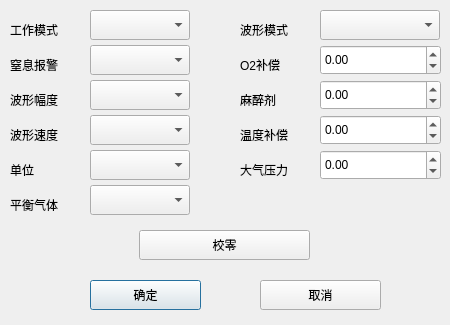
<?xml version="1.0" encoding="UTF-8"?>
<ui version="4.0">
 <class>Dlg_set_co2</class>
 <widget class="QDialog" name="Dlg_set_co2">
  <property name="geometry">
   <rect>
    <x>0</x>
    <y>0</y>
    <width>450</width>
    <height>325</height>
   </rect>
  </property>
  <property name="windowTitle">
   <string>CO2设置</string>
  </property>
  <widget class="QComboBox" name="m_cmbb_gas">
   <property name="geometry">
    <rect>
     <x>90</x>
     <y>185</y>
     <width>100</width>
     <height>30</height>
    </rect>
   </property>
   <property name="maxVisibleItems">
    <number>3</number>
   </property>
  </widget>
  <widget class="QDoubleSpinBox" name="m_spb_daqiyali">
   <property name="geometry">
    <rect>
     <x>320</x>
     <y>150</y>
     <width>121</width>
     <height>30</height>
    </rect>
   </property>
   <property name="minimum">
    <double>-999.000000000000000</double>
   </property>
   <property name="maximum">
    <double>999.000000000000000</double>
   </property>
  </widget>
  <widget class="QLabel" name="label_4">
   <property name="geometry">
    <rect>
     <x>10</x>
     <y>55</y>
     <width>71</width>
     <height>20</height>
    </rect>
   </property>
   <property name="text">
    <string>窒息报警</string>
   </property>
  </widget>
  <widget class="QDoubleSpinBox" name="m_spb_o2">
   <property name="geometry">
    <rect>
     <x>320</x>
     <y>45</y>
     <width>121</width>
     <height>30</height>
    </rect>
   </property>
   <property name="minimum">
    <double>-999.000000000000000</double>
   </property>
   <property name="maximum">
    <double>999.990000000000009</double>
   </property>
  </widget>
  <widget class="QDoubleSpinBox" name="m_spb_mazuiji">
   <property name="geometry">
    <rect>
     <x>320</x>
     <y>80</y>
     <width>121</width>
     <height>30</height>
    </rect>
   </property>
   <property name="minimum">
    <double>-999.000000000000000</double>
   </property>
   <property name="maximum">
    <double>999.000000000000000</double>
   </property>
  </widget>
  <widget class="QLabel" name="label_10">
   <property name="geometry">
    <rect>
     <x>240</x>
     <y>160</y>
     <width>75</width>
     <height>20</height>
    </rect>
   </property>
   <property name="text">
    <string>大气压力</string>
   </property>
  </widget>
  <widget class="QComboBox" name="m_cmbb_alarm">
   <property name="geometry">
    <rect>
     <x>90</x>
     <y>45</y>
     <width>100</width>
     <height>30</height>
    </rect>
   </property>
   <property name="maxVisibleItems">
    <number>7</number>
   </property>
  </widget>
  <widget class="QPushButton" name="m_btn_ok">
   <property name="geometry">
    <rect>
     <x>90</x>
     <y>280</y>
     <width>111</width>
     <height>30</height>
    </rect>
   </property>
   <property name="text">
    <string>确定</string>
   </property>
  </widget>
  <widget class="QPushButton" name="m_spb_jiaoling">
   <property name="geometry">
    <rect>
     <x>139</x>
     <y>230</y>
     <width>171</width>
     <height>30</height>
    </rect>
   </property>
   <property name="text">
    <string>校零</string>
   </property>
  </widget>
  <widget class="QLabel" name="label">
   <property name="geometry">
    <rect>
     <x>10</x>
     <y>20</y>
     <width>71</width>
     <height>20</height>
    </rect>
   </property>
   <property name="text">
    <string>工作模式</string>
   </property>
  </widget>
  <widget class="QComboBox" name="m_cmbb_model">
   <property name="geometry">
    <rect>
     <x>90</x>
     <y>10</y>
     <width>100</width>
     <height>30</height>
    </rect>
   </property>
   <property name="styleSheet">
    <string notr="true">selection-color: rgb(255, 255, 255);</string>
   </property>
   <property name="maxVisibleItems">
    <number>2</number>
   </property>
  </widget>
  <widget class="QLabel" name="label_11">
   <property name="geometry">
    <rect>
     <x>10</x>
     <y>160</y>
     <width>71</width>
     <height>20</height>
    </rect>
   </property>
   <property name="text">
    <string>单位</string>
   </property>
  </widget>
  <widget class="QLabel" name="label_13">
   <property name="geometry">
    <rect>
     <x>10</x>
     <y>195</y>
     <width>71</width>
     <height>20</height>
    </rect>
   </property>
   <property name="text">
    <string>平衡气体</string>
   </property>
  </widget>
  <widget class="QLabel" name="label_8">
   <property name="geometry">
    <rect>
     <x>240</x>
     <y>125</y>
     <width>75</width>
     <height>20</height>
    </rect>
   </property>
   <property name="text">
    <string>温度补偿</string>
   </property>
  </widget>
  <widget class="QComboBox" name="m_cmbb_wave_model">
   <property name="geometry">
    <rect>
     <x>320</x>
     <y>10</y>
     <width>120</width>
     <height>30</height>
    </rect>
   </property>
   <property name="maxVisibleItems">
    <number>2</number>
   </property>
  </widget>
  <widget class="QLabel" name="label_7">
   <property name="geometry">
    <rect>
     <x>10</x>
     <y>90</y>
     <width>71</width>
     <height>20</height>
    </rect>
   </property>
   <property name="text">
    <string>波形幅度</string>
   </property>
  </widget>
  <widget class="QLabel" name="label_3">
   <property name="geometry">
    <rect>
     <x>240</x>
     <y>20</y>
     <width>75</width>
     <height>20</height>
    </rect>
   </property>
   <property name="text">
    <string>波形模式</string>
   </property>
  </widget>
  <widget class="QLabel" name="label_9">
   <property name="geometry">
    <rect>
     <x>10</x>
     <y>125</y>
     <width>71</width>
     <height>20</height>
    </rect>
   </property>
   <property name="text">
    <string>波形速度</string>
   </property>
  </widget>
  <widget class="QComboBox" name="m_cmbb_ampli">
   <property name="geometry">
    <rect>
     <x>90</x>
     <y>80</y>
     <width>100</width>
     <height>30</height>
    </rect>
   </property>
   <property name="maxVisibleItems">
    <number>13</number>
   </property>
  </widget>
  <widget class="QDoubleSpinBox" name="m_spb_wendubuchang">
   <property name="geometry">
    <rect>
     <x>320</x>
     <y>115</y>
     <width>121</width>
     <height>30</height>
    </rect>
   </property>
   <property name="minimum">
    <double>-999.000000000000000</double>
   </property>
   <property name="maximum">
    <double>999.000000000000000</double>
   </property>
  </widget>
  <widget class="QLabel" name="label_6">
   <property name="geometry">
    <rect>
     <x>240</x>
     <y>90</y>
     <width>75</width>
     <height>20</height>
    </rect>
   </property>
   <property name="text">
    <string>麻醉剂</string>
   </property>
  </widget>
  <widget class="QLabel" name="label_5">
   <property name="geometry">
    <rect>
     <x>240</x>
     <y>55</y>
     <width>75</width>
     <height>20</height>
    </rect>
   </property>
   <property name="text">
    <string>O2补偿</string>
   </property>
  </widget>
  <widget class="QComboBox" name="m_cmbb_speed">
   <property name="geometry">
    <rect>
     <x>90</x>
     <y>115</y>
     <width>100</width>
     <height>30</height>
    </rect>
   </property>
   <property name="maxVisibleItems">
    <number>3</number>
   </property>
  </widget>
  <widget class="QPushButton" name="m_btn_cancel">
   <property name="geometry">
    <rect>
     <x>260</x>
     <y>280</y>
     <width>121</width>
     <height>30</height>
    </rect>
   </property>
   <property name="text">
    <string>取消</string>
   </property>
  </widget>
  <widget class="QComboBox" name="m_cmbb_unit">
   <property name="geometry">
    <rect>
     <x>90</x>
     <y>150</y>
     <width>100</width>
     <height>30</height>
    </rect>
   </property>
   <property name="maxVisibleItems">
    <number>3</number>
   </property>
  </widget>
 </widget>
 <resources/>
 <connections/>
</ui>
